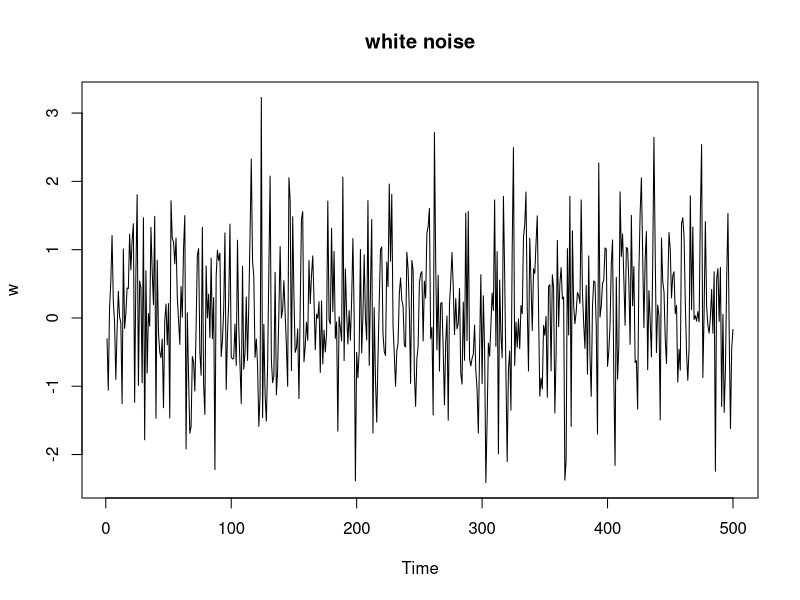
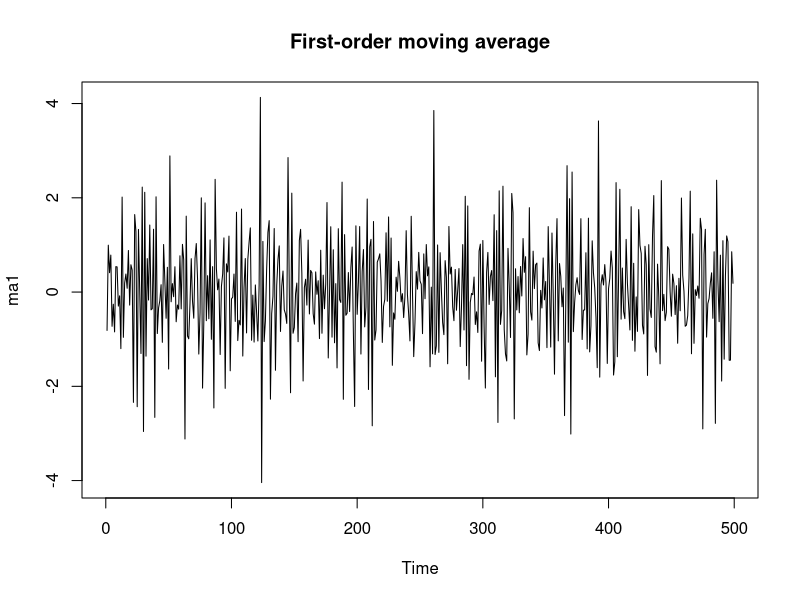
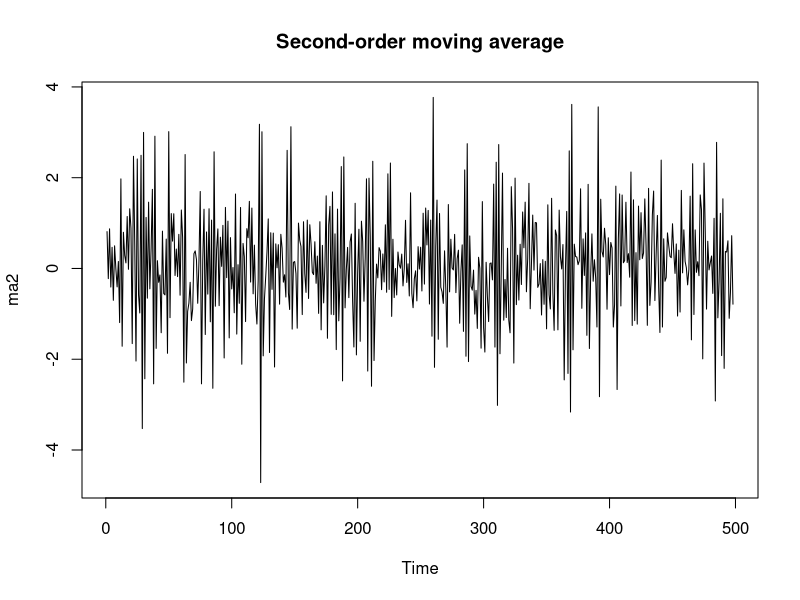
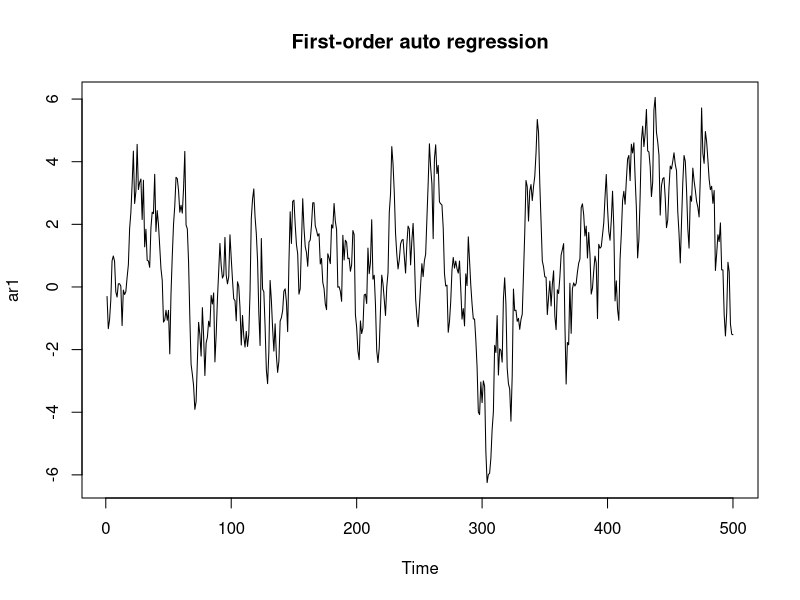
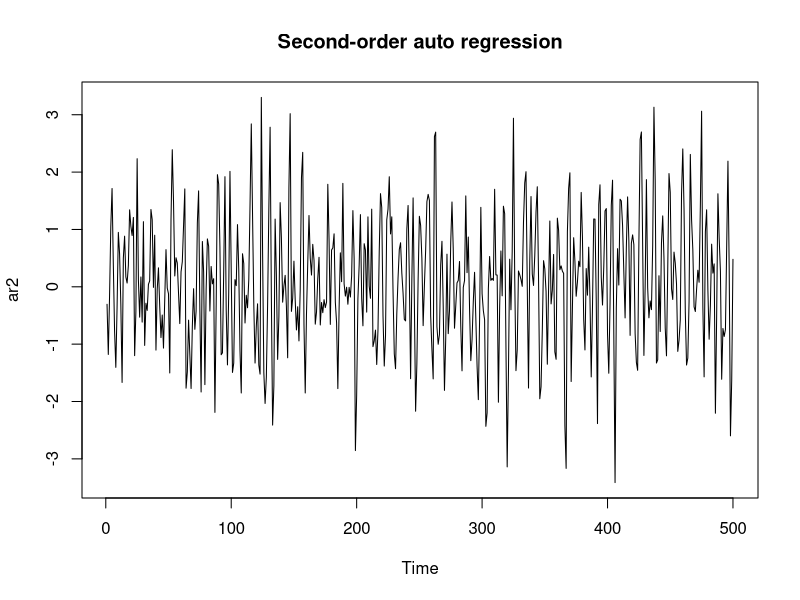
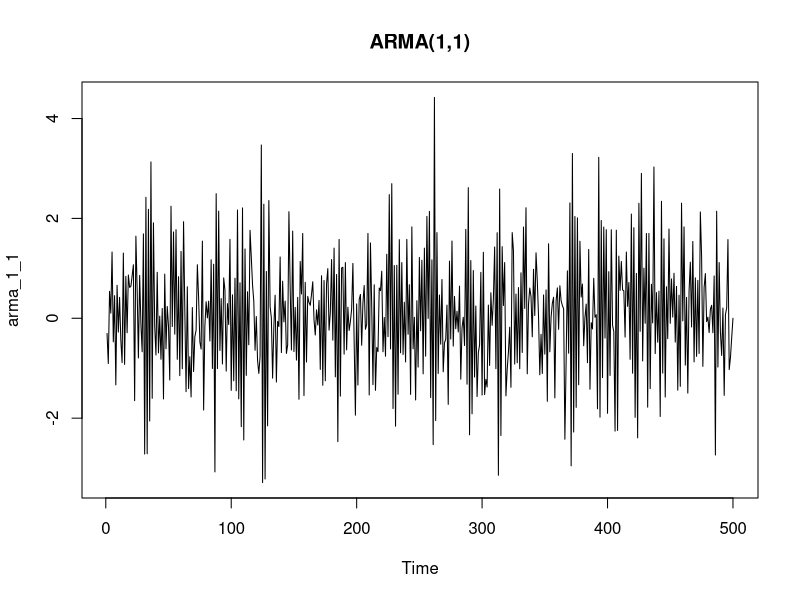
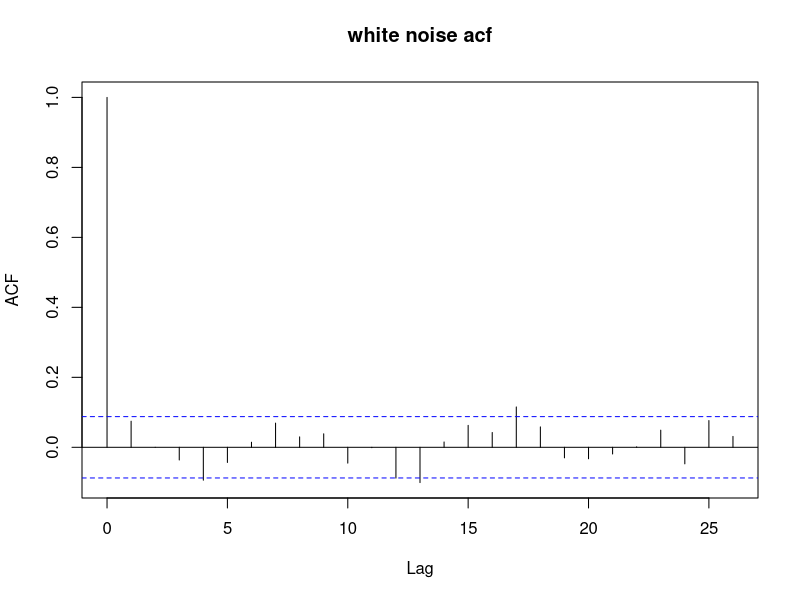
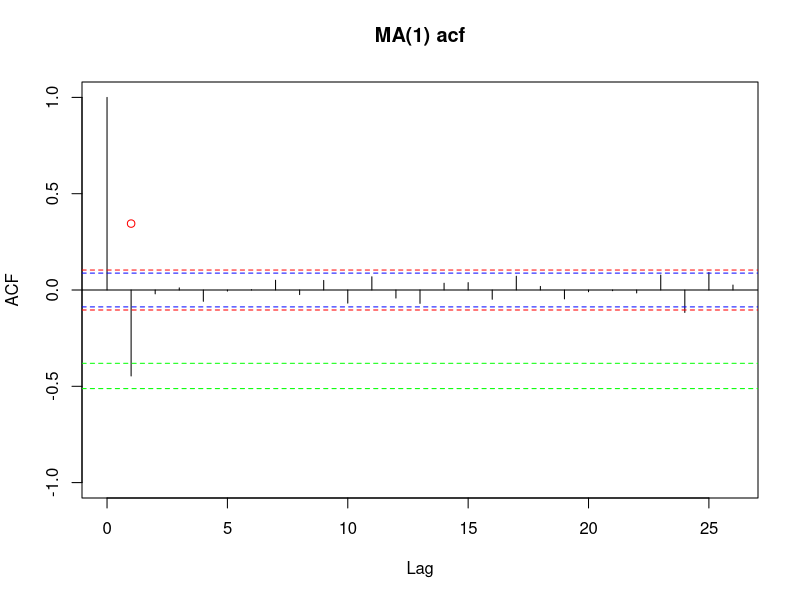

Write the R code that produced these figures, in order.
#########################################################################
# setwd("/SUDIPTA RKMV University/Time Series")
#########################################################################
# Simple Random Process
#########################################################################
# White Noise
# --------------------------------------
w = rnorm(500,0,1)
plot.ts(w, main="white noise")                      # stationary
# --------------------------------------
# MA(1) process
# --------------------------------------
theta=-0.8
ma1=array(0,500)
ma1[1]=w[1]
ma1=w[2:500]+theta*w[1:499]
plot.ts(ma1, main="First-order moving average")     # stationary
# --------------------------------------
# MA(2) process
# --------------------------------------
theta1=-0.8
theta2=.6
ma2=array(0,500)
ma2[1]=w[1]
ma2[2]=theta1*ma2[1]+w[2]
ma2=w[3:500]+theta1*w[2:499]+theta2*w[1:498]
plot.ts(ma2, main="Second-order moving average")     # stationary
# --------------------------------------
# AR(1) process
# --------------------------------------
phi=0.9
ar1=array(0,500)
ar1[1]=w[1]
for (i in 2:500)
  ar1[i]=phi*ar1[i-1]+w[i]
plot.ts(ar1, main="First-order auto regression")    # stationary
# --------------------------------------
# AR(2) process
# --------------------------------------
phi1=.4
phi2=-.5
ar2=array(0,500)
ar2[1]=w[1]
ar2[2]=phi1*ar2[1]+w[2]
for (i in 3:500)
  ar2[i]=phi1*ar2[i-1]+phi2*ar2[i-2]+w[i]
plot.ts(ar2, main="Second-order auto regression")    # stationary
# --------------------------------------
# ARMA(1,1) process
# --------------------------------------
theta=0.4
phi=-0.9
arma_1_1=array(0,500)
arma_1_1[1]=w[1]
for (i in 2:500)
  arma_1_1[i]=phi*arma_1_1[i-1]+w[i]+theta*w[i-1]
plot.ts(arma_1_1, main="ARMA(1,1)")    # stationary
#########################################################################
# Autocorrelation Function
#########################################################################
# --------------------------------------
# ACF of white noise
# --------------------------------------
rho0=1
wnacf=acf(w, main="white noise acf")
# --------------------------------------
# ACF of MA(1)
# --------------------------------------
ma1acf=acf(ma1,ylim = c(-1,1), main="MA(1) acf")
rho1=theta/(1+theta^2)
rho1hat=ma1acf$acf[2]
w22hat=1+2*rho1hat^2
abline(a=1.96*sqrt(w22hat/length(ma1)),b=0,col='red',lty=2)
abline(a=-1.96*sqrt(w22hat/length(ma1)),b=0,col='red',lty=2)
w11hat=1-3*rho1hat^2+4*rho1hat^4
abline(a=rho1hat+1.96*sqrt(w11hat/length(ma1)),b=0,col='green',lty=2)
abline(a=rho1hat-1.96*sqrt(w11hat/length(ma1)),b=0,col='green',lty=2)
points(x=1,y=rho1,col='red')
# --------------------------------------
# ACF of MA(2)
# --------------------------------------
ma2acf=acf(ma2,ylim = c(-1,1), main="MA(2) acf")
# --------------------------------------
# ACF of AR(1)
# --------------------------------------
ar1acf=acf(ar1,ylim = c(-1,1), main="AR(1) acf")
phihat=ar1acf$acf[2]
lags=ar1acf$lag[-1]
what=array(0,length(lags))
w_ii=function(x,i)
  return((1-x^(2*i))*(1+x^2)/(1-x^2)-2*i*x^(2*i))
what=w_ii(phihat,lags)
upperbounds=phihat^lags+1.96*sqrt(what/length(ar1))
lowerbounds=phihat^lags-1.96*sqrt(what/length(ar1))
lines(lags,upperbounds,col='red',lty=2)
lines(lags,lowerbounds,col='red',lty=2)
points(x=lags,y=phi^lags,col='magenta')
# --------------------------------------
# ACF of AR(2)
# --------------------------------------
ar2acf=acf(ar2,ylim = c(-1,1), main="AR(2) acf")
# --------------------------------------
# ACF of ARMA(1,1)
# --------------------------------------
arma_1_1acf=acf(arma_1_1,ylim = c(-1,1), main="ARMA(1,1) acf")
#########################################################################
# Fitting data with trend (Water level of lake Huron)
#########################################################################
LakeHuron
# --------------------------------------
plot.ts(LakeHuron-570,type="o",ylab="level in feet")
trFit <- lm(LakeHuron-570~time(LakeHuron))
summary(trFit)
abline(trFit,col="red")
plot(as.numeric(time(LakeHuron)),trFit$residuals,
     type="o",xlab="Year",ylab="Residuals")

# --------------------------------------
# ACF of residuals of LakeHuron data
# --------------------------------------
yr=trFit$residuals
yracf=acf(yr,40,ylim = c(-0.8,1), main="Lake Huron residual acf")
phiH0=0.791
lags=yracf$lag[-1]
phihat=yracf$acf[2]
what=array(0,length(lags))
w_ii=function(x,i)
  return( (1-x^(2*i))*(1+x^2)/(1-x^2) - 2*i*x^(2*i)) 
what=w_ii(phiH0,lags)
upperbounds=yracf$acf[-1]+1.96*sqrt(what/length(yr))
lowerbounds=yracf$acf[-1]-1.96*sqrt(what/length(yr))
lines(lags,upperbounds,col='red',lty=2)
lines(lags,lowerbounds,col='red',lty=2)
points(x=lags,y=phiH0^lags,col='magenta',pch=8)
#########################################################################

#########################################################################
# Partial Autocorrelation Function
#########################################################################
# --------------------------------------
wnpacf=pacf(w, main="white noise pacf")               # PACF of white noise
ma1pacf=pacf(ma1,ylim = c(-1,1), main="MA(1) pacf")   # PACF of MA(1)
ma2pacf=pacf(ma2,ylim = c(-1,1), main="MA(2) pacf")   # PACF of MA(2)
ar1pacf=pacf(ar1,ylim = c(-1,1), main="AR(1) pacf")   # PACF of AR(1)   
ar2pacf=pacf(ar2,ylim = c(-1,1), main="AR(2) pacf")   # PACF of AR(2)
arma_1_1pacf=pacf(arma_1_1,ylim = c(-1,1), main="ARMA(1,1) pacf") # PACF of ARMA(1,1)
#########################################################################
sppacf=pacf(sunspot.year[70:169])